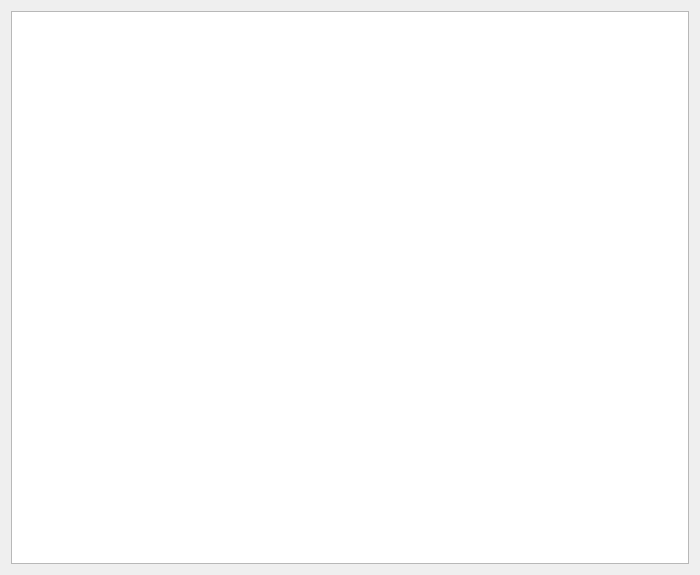
<?xml version="1.0" encoding="UTF-8"?>
<ui version="4.0">
 <class>ManualBrowser</class>
 <widget class="QWidget" name="ManualBrowser">
  <property name="geometry">
   <rect>
    <x>0</x>
    <y>0</y>
    <width>700</width>
    <height>575</height>
   </rect>
  </property>
  <property name="windowTitle">
   <string>Tagaini Jisho Manual</string>
  </property>
  <layout class="QVBoxLayout" name="verticalLayout">
   <item>
    <widget class="QTextBrowser" name="textBrowser"/>
   </item>
  </layout>
 </widget>
 <resources/>
 <connections/>
</ui>
